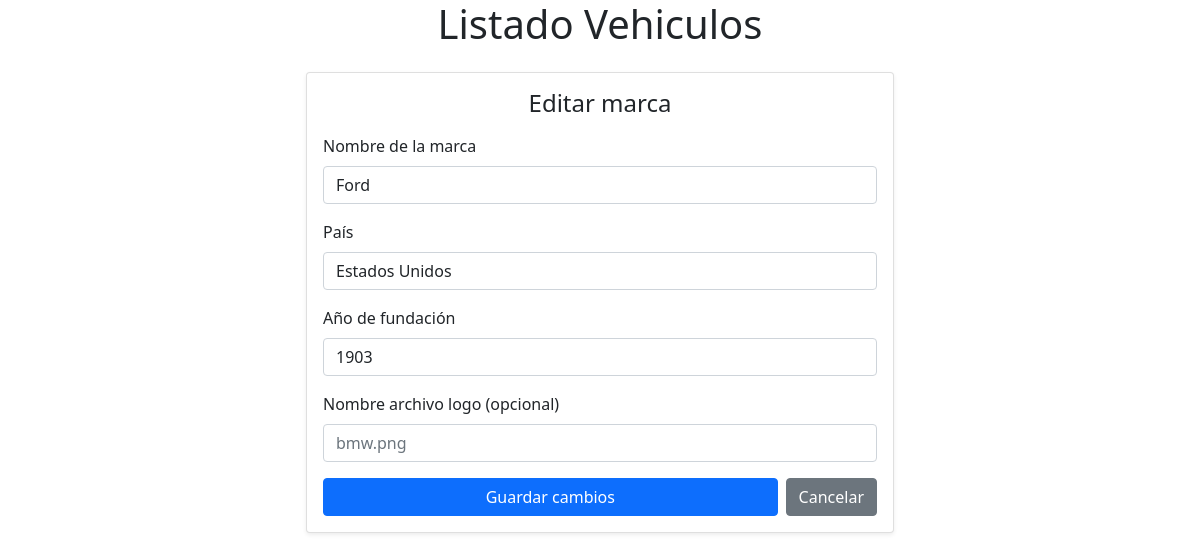
/marca/2/editar, run on the app's committed database.
### tables this page shows
CREATE TABLE marcas (
    id INTEGER PRIMARY KEY AUTOINCREMENT,
    nombre TEXT UNIQUE NOT NULL,
    pais TEXT NOT NULL,
    fundador TEXT NOT NULL,
    anio_fundacion INTEGER NOT NULL
);

### aplicacion.py (the view, shortened to what this page needs)
@app.route("/marca/<int:marca_id>/editar", methods=["GET", "POST"])
def editar_marca(marca_id):
    conn = get_db_connection()
    marca = conn.execute(
        "SELECT * FROM marcas WHERE id = ?",
        (marca_id,)
    ).fetchone()
    if marca is None:
        conn.close()
        abort(404)
    conn.close()
    return render_template("editar_marca.html", marca=marca)

### aplicacion.py (called while the page is built)
def get_db_connection():
    conn = sqlite3.connect('coches.db')
    conn.row_factory = sqlite3.Row
    return conn

### templates/editar_marca.html (shortened to what this page needs)
{% extends "base.html" %}
{% block content %}
<div class="row justify-content-center mt-4">
  <div class="col-12 col-md-8 col-lg-6">
    <div class="card shadow-sm form-card">
      <div class="card-body">
        <h1 class="h4 mb-3 text-center">Editar marca</h1>
        <form method="post" novalidate>
          <div class="mb-3">
            <label for="nombre" class="form-label">Nombre de la marca</label>
            <input type="text" class="form-control" id="nombre" name="nombre"
                   required value="{{ marca['nombre'] }}">
          </div>
          <div class="mb-3">
            <label for="pais" class="form-label">País</label>
            <input type="text" class="form-control" id="pais" name="pais"
                   required value="{{ marca['pais'] }}">
          </div>
          <div class="mb-3">
            <label for="anio_fundacion" class="form-label">Año de fundación</label>
            <input type="number" class="form-control" id="anio_fundacion" name="anio_fundacion"
                   value="{{ marca['anio_fundacion'] }}">
          </div>
          <div class="mb-3">
            <label for="logo" class="form-label">Nombre archivo logo (opcional)</label>
            <input type="text" class="form-control" id="logo" name="logo"
                   placeholder="bmw.png"
                   value="{{ marca['logo'] }}">
          </div>
          <div class="d-flex gap-2 justify-content-between">
            <button type="submit" class="btn btn-primary flex-grow-1">Guardar cambios</button>
            <a href="{{ url_for('detalle_marca', marca_id=marca['id']) }}" class="btn btn-secondary">Cancelar</a>
          </div>
        </form>
      </div>
    </div>
  </div>
</div>
{% endblock %}

### data on the page
marcas: nombre "Ford", pais "Estados Unidos", anio_fundacion "1903"
